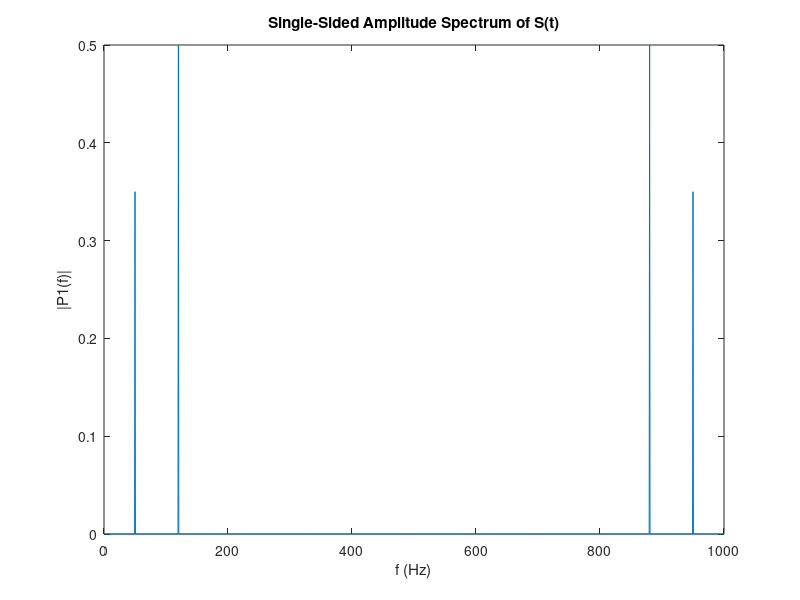

Source code (MATLAB):
t = linspace(0,0.1,1000);
%0:1/50:10-1/50;                     
x = sin(2*pi*100*t);% + sin(2*pi*20*t)+1;
% plot(t,x)
y = fft(x);     
f = (0:length(y)-1)*200/length(y);
% plot(f,abs(y))
title('Magnitude')
n = length(x);                         
fshift = (-n/2:n/2-1)*(250/n);
yshift = fftshift(y);
% plot(fshift,abs(yshift))


Fs = 1000;            % Sampling frequency                    
T = 1/Fs;             % Sampling period       
L = 1500;             % Length of signal
t = (0:L-1)*T;        % Time vector
S = 0.7*sin(2*pi*50*t) + sin(2*pi*120*t);
plot(1000*t,S)
title('Signal')
xlabel('t (milliseconds)')
ylabel('X(t)')

X = S + 2*randn(size(t));
plot(1000*t(1:50),X(1:50))
title('Signal Corrupted with Zero-Mean Random Noise')
xlabel('t (milliseconds)')
ylabel('X(t)')
Y = fft(X);
P2 = abs(Y/L);
P1 = P2(1:L/2+1);
P1(2:end-1) = 2*P1(2:end-1);
f = Fs*(0:(L/2))/L;
plot(f,P1) 
title('Single-Sided Amplitude Spectrum of X(t)')
xlabel('f (Hz)')
ylabel('|P1(f)|')

Y = fft(S);
P2 = abs(Y/L);
P1 = P2(1:L/2+1);
P1(2:end-1) = 2*P1(2:end-1);
f = Fs*(0:(L-1))/L;
plot(f,P2) 
title('Single-Sided Amplitude Spectrum of S(t)')
xlabel('f (Hz)')
ylabel('|P1(f)|')



